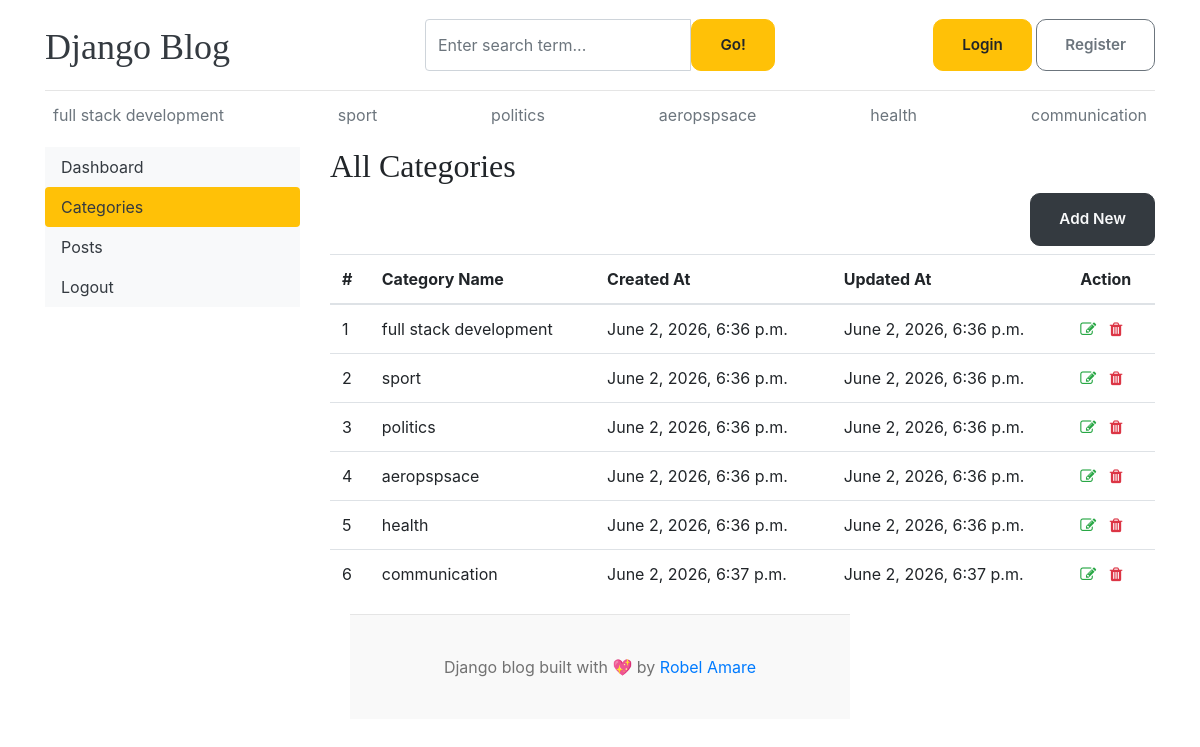
/dashboard/categories/, run on the app's committed database.
### blogs/models.py (models this page shows)
class Category(models.Model):
    category_name=models.CharField(max_length=100,unique=True)
    created_at=models.DateTimeField(auto_now_add=True)
    updated_at=models.DateTimeField(auto_now=True)
    class Meta:
        verbose_name_plural='categories'
    def __str__(self):
        return self.category_name

### dashboard/views.py (the view)
# urls.py: path('categories/',views.categoryi,name='categories'),
def categoryi(request):
    return render(request,'dashboard/categories.html')

### blogs/context_processors.py (called while the page is built)
def get_category(request):
    categories=Category.objects.all()
    return dict(categories=categories)

def get_social_links(request):
    from about.models import Social_Link
    social_links=Social_Link.objects.all()
    return dict(social_links=social_links)

### templates/dashboard/categories.html (shortened to what this page needs)
{% extends 'base.html' %}
{% block content %}
<div class="row">
    {% include 'dashboard/sidebar.html' %}
    <div class="col-md-9">
        <h2>All Categories</h2>
        <a href="{% url 'add_category' %}" class="btn btn-dark text-light float-right mb-2">Add New</a>
        <table class="table table-hover">
            <thead>
              <tr>
                <th>#</th>
                <th>Category Name</th>
                <th>Created At</th>
                <th>Updated At</th>
                <th>Action</th>
              </tr>
            </thead>
            <tbody>
            {% for cat in categories %}
              <tr>
                <td>{{ forloop.counter }}</td>
                <td>{{ cat }}</td>
                <td>{{ cat.created_at }}</td>
                <td>{{ cat.updated_at }}</td>
                <td>
                    <a href="{% url 'edit_category' cat.id %}"><i class="fa fa-edit text-success"></i></a>
                    <a href="{% url 'delete_category' cat.id %}"><i class="fa fa-trash text-danger"></i></a>
                </td>
              </tr>
            {% endfor %}
            </tbody>
          </table>
    </div>
</div>
{% endblock %}

### templates/base.html (shortened to what this page needs)
{% load static %}
<!DOCTYPE html>
<html lang="en">
<head>
    <link href="https://getbootstrap.com/docs/4.0/dist/css/bootstrap.min.css" rel="stylesheet">
    <link href="{% static 'css/style.css' %}" rel="stylesheet">
    <link rel="stylesheet" href="https://cdnjs.cloudflare.com/ajax/libs/font-awesome/4.7.0/css/font-awesome.min.css">
  </head>
<body>
    <div class="container">
      <header class="blog-header py-3">
        <div class="row flex-nowrap justify-content-between align-items-center">
          <div class="col-4 pt-1">
            <a class="blog-header-logo text-dark" href="/">Django Blog</a>
          </div>
          <div class="col-4">
            <form action="{% url 'search' %}" method="GET">
              <div class="input-group">
                <input class="form-control" type="text" name="keyword" value="{{ keyword }}" placeholder="Enter search term..." aria-label="Enter search term..." aria-describedby="button-search" />
                <button type="submit" class="btn btn-warning" id="button-search" type="button">Go!</button>
            </div>
            </form>
          </div>
          <div class="col-4 d-flex justify-content-end align-items-center">
            {% if not user.is_authenticated %}
            <a class="btn btn-sm btn-warning" href="{% url 'login' %}">Login</a> &nbsp;
            <a class="btn btn-sm btn-outline-secondary" href="{% url 'register' %}">Register</a>
            {% else %}
            <span><a href="{% url 'dashboard' %}">Dashboard</a></span>
            &emsp;
            <span><a href="{% url 'logout' %}">Logout</a></span>
            {% endif %}
          </div>
        </div>
      </header>
      <div class="nav-scroller py-1 mb-2">
        <nav class="nav d-flex justify-content-between">
          {% for cat in categories %}
          <a class="p-2 text-muted" href="{% url 'posts_by_category' cat.id %}">{{ cat.category_name }}</a>
          {% endfor %}
        </nav>
      </div>
{% block content %}
{% endblock %}
<footer class="blog-footer">
    <p>Django blog built with 💖 by <a href="#">Robel Amare</a></p>
  </footer>
  </body>
  </html>

### static/css/style.css (style rules this page uses)
.blog-header { border-bottom: 1px solid #e5e5e5; }
.blog-header-logo { font-family: "Playfair Display", Georgia, "Times New Roman", serif; font-size: 2.25rem; }
h1, h2, h3, h4, h5, h6 { font-family: "Playfair Display", Georgia, "Times New Roman", serif; }
.blog-footer { padding: 2.5rem 0; width:500px; margin:0 auto; color: #727272; text-align: center; background-color: #f9f9f9; border-top: .05rem solid #e5e5e5; }
.blog-footer p:last-child { margin-bottom: 0; }
.btn { padding: 14px 28px; font-size: 0.95rem; font-weight: 600; border-radius: 10px; text-decoration: none; transition: all 0.25s cubic-bezier(0.4, 0, 0.2, 1); }

### data on the page
Category: category_name "full stack development", created_at "June 2, 2026, 6:36 p.m.", updated_at "June 2, 2026, 6:36 p.m."
Category: category_name "sport", created_at "June 2, 2026, 6:36 p.m.", updated_at "June 2, 2026, 6:36 p.m."
Category: category_name "politics", created_at "June 2, 2026, 6:36 p.m.", updated_at "June 2, 2026, 6:36 p.m."
Category: category_name "aeropspsace", created_at "June 2, 2026, 6:36 p.m.", updated_at "June 2, 2026, 6:36 p.m."
Category: category_name "health", created_at "June 2, 2026, 6:36 p.m.", updated_at "June 2, 2026, 6:36 p.m."
Category: category_name "communication", created_at "June 2, 2026, 6:37 p.m.", updated_at "June 2, 2026, 6:37 p.m."
